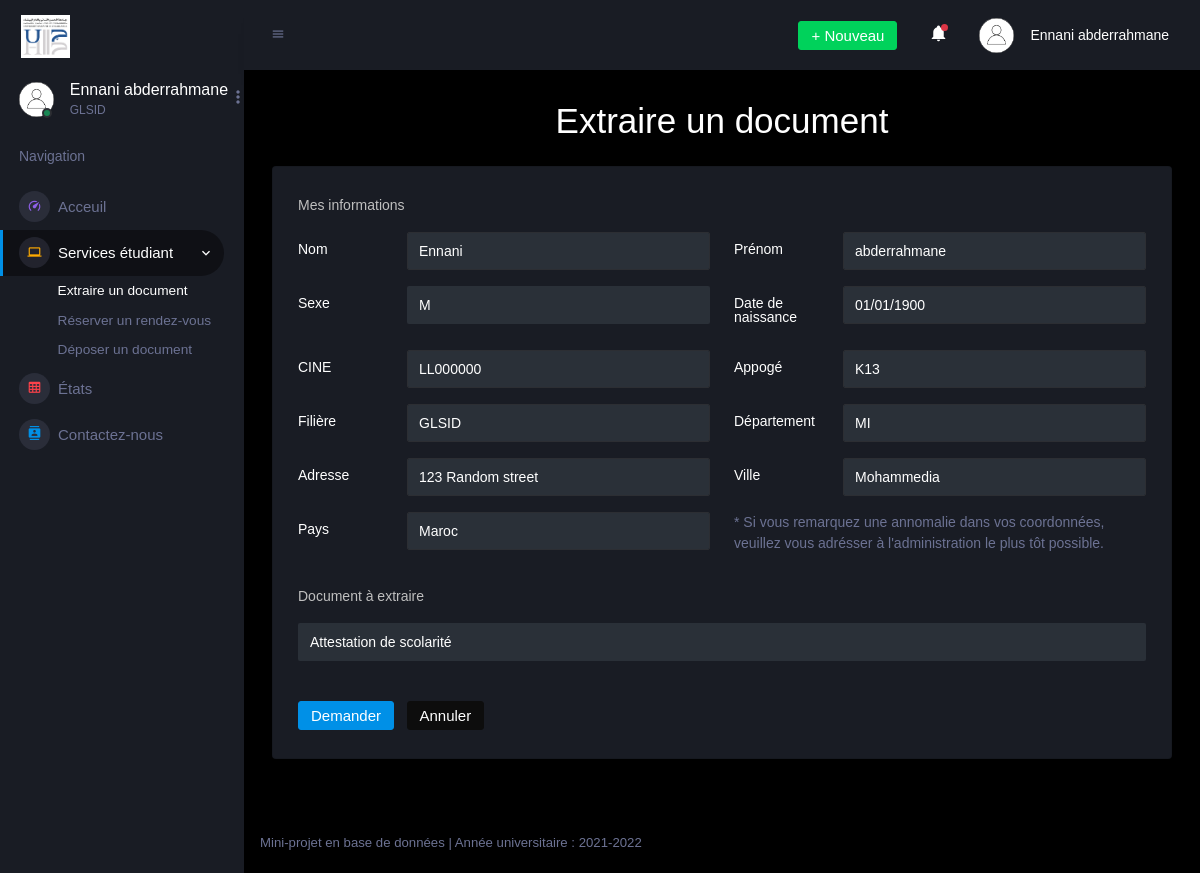
Screenshot of /Dashboard/student/pages/extraire.php (signed in) with the database file from the repository.
### tables this page shows
CREATE TABLE `etudiant` (
  `IDETUD` varchar(50) NOT NULL,
  `CINE` varchar(50) NOT NULL,
  `NOMETU` varchar(80) DEFAULT NULL,
  `PRENOMETUD` varchar(80) DEFAULT NULL,
  `idFiliere` int(11) DEFAULT NULL,
  `EmailEtud` varchar(100) NOT NULL,
  `PassEtud` varchar(100) NOT NULL,
  `statutCmp` tinyint(1) NOT NULL,
  `PAYS` varchar(100) DEFAULT NULL,
  `VILLE` varchar(100) DEFAULT NULL,
  `ADRESSE` varchar(100) DEFAULT NULL,
  `DATENAISSANCE` date DEFAULT NULL,
  `SEXE` char(1) NOT NULL
);

CREATE TABLE `filiere` (
  `idFiliere` int(11) NOT NULL,
  `filiere` varchar(50) NOT NULL,
  `idDepartement` varchar(5) NOT NULL
);

### Dashboard/student/data/function.php (called while the page is built, shortened)
<?php
function functions($type,$id){
    $sql["user"]="select NOMETU, PRENOMETUD, filiere from etudiant LEFT JOIN filiere ON etudiant.idFiliere=filiere.idFiliere where IDETUD=\"$id\"";
    $sql["userData"]="SELECT NOMETU,PRENOMETUD,SEXE,DATENAISSANCE,CINE, IDETUD, filiere, idDepartement, ADRESSE, VILLE, PAYS FROM etudiant LEFT JOIN filiere ON etudiant.idFiliere=filiere.idFiliere WHERE IDETUD=\"$id\"";
    $sql["loadRdv"]="SELECT DATERDV, INTITULETYPERDV, `HEURERDV` FROM rdv LEFT JOIN typerdv ON rdv.`IDTYPERDV`=typerdv.`IDTYPERDV` WHERE `STATUS`=0 AND IDETUD=\"$id\" LIMIT 3";
    $sql["loadRdvExt"]="SELECT DATERDV, INTITULETYPERDV, `HEURERDV`,`STATUS` FROM rdv LEFT JOIN typerdv ON rdv.`IDTYPERDV`=typerdv.`IDTYPERDV` WHERE IDETUD=\"$id\"";
    $sql["loadDoc"]="SELECT IDDOC,INTITULETYPE, DATEREDACTION, STATUS FROM documentextrait LEFT JOIN typedocument ON documentextrait.IDTYPEDOC=typedocument.IDTYPEDOC WHERE IDETUD=\"$id\" ORDER BY IDDOC LIMIT 3";
    $sql["loadDocExt"]="SELECT IDDOC,INTITULETYPE, DATEREDACTION, STATUS FROM documentextrait LEFT JOIN typedocument ON documentextrait.IDTYPEDOC=typedocument.IDTYPEDOC WHERE IDETUD=\"$id\" ORDER BY IDDOC";
    $sql["loadDocDepo"]="SELECT IDDOCDEPO, LIBELLE, STATUS, DATEDEPO FROM documentdepose WHERE IDETUD=\"$id\"";
    $sql["getLastDocReady"]="SELECT IDDOC FROM documentextrait WHERE IDETUD=\"$id\" AND STATUS=0 ORDER BY DATEREDACTION DESC LIMIT 2";
    $sql["getDocList"]="SELECT * FROM typedocument";
    return $sql[$type];
}
function exeFunc($type,$id){
    $result = mysqli_query($conex, functions($type,$id));
    return $result;
}
function longDate($date){
    $dateArr=explode("-",$date);
    return $dateArr[2]."/".$dateArr[1]."/".$dateArr[0];
}
?>

### Dashboard/student/pages/extraire.php (the view, shortened to what this page needs)
<?php
if (isset($_SESSION['email']) and isset($_SESSION['idEt'])) {
?>
  <!DOCTYPE html>
  <html lang="fr">
  <head>
  </head>
  <body>
    <div class="container-scroller">
      <?php include("../partials/_sidebar.php") ?>
      <div class="container-fluid page-body-wrapper">
        <?php include("../partials/_navbar.php") ?>
        <div class="main-panel">
          <div class="content-wrapper">
            <div class="row">
              <h1 class="title mb-4 text-center">Extraire un document</h1>
            </div>
            <div class="row">
              <div class="col-12 grid-margin">
                <div class="card">
                  <div class="card-body">
                    <form class="form-sample" method="post" action="docrequest.php">
                      <?php include("../partials/_infos.php") ?>
                      <div class="row">
                        <div class="col-md-12">
                          <p class="card-description"> Document à extraire</p>
                          <div class="form-group row">
                            <div class="col-md-12 col-sm-9">
                              <select class="form-control" name="typeDoc">
                                <?php $result = exeFunc("getDocList", null);
                                if (!mysqli_num_rows($result)) echo "Rien à voir ici";
                                else
                                  while ($row = mysqli_fetch_assoc($result)) { ?>
                                  <option value="<?= $row["IDTYPEDOC"] ?>"><?= $row["INTITULETYPE"] ?></option>
                                <?php } ?>
                              </select>
                            </div>
                          </div>
                        </div>
                      </div>
                      <div class="row mt-4">
                        <div class="col-md-12 ">
                          <button type="submit" name="submit" class="btn btn-primary me-2">Demander</button>
                          <a href="../index.php" class="btn btn-dark" >Annuler</a>
                        </div>
                      </div>
                    </form>
                  </div>
                </div>
              </div>
            </div>
          </div>
        </div>
      </div>
    </div>
  </body>
  </html>
<?php
} else {
  header("location:../../../identifier.php");
}
?>

### Dashboard/student/partials/_sidebar.php (shortened to what this page needs)
<?php
            if(isset($_SESSION['email']) and isset($_SESSION['idEt'])){
            require_once('../data/function.php');
              $result = exeFunc("user", $_SESSION['idEt']);
              if ($result->num_rows > 0) {
                $data = $result->fetch_assoc();
?>
<nav class="sidebar sidebar-offcanvas" id="sidebar">
  <div class="sidebar-brand-wrapper d-none d-lg-flex align-items-center justify-content-center fixed-top">
    <a class="sidebar-brand brand-logo" href="../index.php"><img src="../assets/images/logo.png" alt="logo" /></a>
  </div>
  <ul class="nav">
    <li class="nav-item profile">
      <div class="profile-desc">
        <div class="profile-pic">
          <div class="count-indicator">
            <img class="img-xs rounded-circle " src="../assets/images/user.png" alt="">
            <span class="count bg-success"></span>
          </div>
          <div class="profile-name">
            <h5 class="mb-0 font-weight-normal"><?=$data['NOMETU'].' '.$data['PRENOMETUD']?></h5>
            <span><?=$data['filiere']?></span>
          </div>
        </div>
        <a href="#" id="profile-dropdown" data-bs-toggle="dropdown"><i class="mdi mdi-dots-vertical"></i></a>
      </div>
    </li>
    <li class="nav-item nav-category">
      <span class="nav-link">Navigation</span>
    </li>
    <li class="nav-item menu-items">
      <a class="nav-link" href="../index.php">
        <span class="menu-icon">
          <i class="mdi mdi-speedometer"></i>
        </span>
        <span class="menu-title">Acceuil</span>
      </a>
    </li>
    <li class="nav-item menu-items">
      <a class="nav-link" data-bs-toggle="collapse" href="#ui-basic" aria-expanded="false" aria-controls="ui-basic">
        <span class="menu-icon">
          <i class="mdi mdi-laptop"></i>
        </span>
        <span class="menu-title">Services étudiant</span>
        <i class="menu-arrow"></i>
      </a>
      <div class="collapse" id="ui-basic">
        <ul class="nav flex-column sub-menu">
          <li class="nav-item"> <a class="nav-link" href="extraire.php">Extraire un document</a></li>
          <li class="nav-item"> <a class="nav-link" href="rdv.php">Réserver un rendez-vous</a></li>
          <li class="nav-item"> <a class="nav-link" href="deposer.php">Déposer un document</a></li>
        </ul>
      </div>
    </li>
    <li class="nav-item menu-items">
      <a class="nav-link" href="status.php">
        <span class="menu-icon">
          <i class="mdi mdi-table-large"></i>
        </span>
        <span class="menu-title">États</span>
      </a>
    </li>
    <li class="nav-item menu-items">
      <a class="nav-link" href="contact.php">
        <span class="menu-icon">
          <i class="mdi mdi-contacts"></i>
        </span>
        <span class="menu-title">Contactez-nous</span>
      </a>
    </li>
  </ul>
</nav>
<?php
        }
    }
    else{
            header("location:../../../identifier.php");
        }
?>

### Dashboard/student/partials/_navbar.php (shortened to what this page needs)
<?php
       if(isset($_SESSION['email']) and isset($_SESSION['idEt'])){
           require_once('../data/function.php');
           $result=exeFunc("user",$_SESSION['idEt']);
           if ($result->num_rows>0) {
           $data=$result->fetch_assoc();
?>
<nav class="navbar p-0 fixed-top d-flex flex-row">
  <div class="navbar-menu-wrapper flex-row d-flex align-items-stretch">
    <button class="navbar-toggler navbar-toggler align-self-center" type="button" data-toggle="minimize">
      <span class="mdi mdi-menu"></span>
    </button>
    <ul class="navbar-nav navbar-nav-right">
      <li class="nav-item dropdown d-none d-lg-block">
        <a class="nav-link btn btn-success create-new-button" id="createbuttonDropdown" data-bs-toggle="dropdown" aria-expanded="false" href="#">+ Nouveau</a>
      </li>
      <li class="nav-item dropdown border-left">
        <a class="nav-link count-indicator dropdown-toggle" id="notificationDropdown" href="#" data-bs-toggle="dropdown">
          <i class="mdi mdi-bell"></i>
          <span class="count bg-danger"></span>
        </a>
      </li>
      <li class="nav-item dropdown">
        <a class="nav-link" id="profileDropdown" href="#" data-bs-toggle="dropdown">
          <div class="navbar-profile">
            <img class="img-xs rounded-circle" src="../assets/images/user.png" alt="">
            <p class="mb-0 d-none d-sm-block navbar-profile-name"><?=$data['NOMETU'].' '.$data['PRENOMETUD']?></p>
          </div>
        </a>
      </li>
    </ul>
  </div>
</nav>
<?php
        }
    }
    else{
            header("location:../../../identifier.php");
        }
?>

### Dashboard/student/partials/_infos.php
<?php
$result = exeFunc("userData", $_SESSION['idEt']);
$row = mysqli_fetch_assoc($result); ?>
<p class="card-description"> Mes informations</p>
<div class="row">
  <div class="col-md-6">
    <div class="form-group row">
      <label class="col-sm-3 col-form-label">Nom</label>
      <div class="col-sm-9">
        <input type="text" class="form-control" readonly value="<?=$row['NOMETU']?>"/>
      </div>
    </div>
  </div>
  <div class="col-md-6">
    <div class="form-group row">
      <label class="col-sm-3 col-form-label">Prénom</label>
      <div class="col-sm-9">
        <input type="text" class="form-control" readonly value="<?=$row['PRENOMETUD']?>"/>
      </div>
    </div>
  </div>
</div>
<div class="row">
  <div class="col-md-6">
    <div class="form-group row">
      <label class="col-sm-3 col-form-label">Sexe</label>
      <div class="col-sm-9">
        <select class="form-control" readonly value="<?=$row['SEXE']?>">
          <option><?=$row['SEXE']?></option>
        </select>
      </div>
    </div>
  </div>
  <div class="col-md-6">
    <div class="form-group row">
      <label class="col-sm-3 col-form-label">Date de naissance</label>
      <div class="col-sm-9">
        <input class="form-control" readonly value="<?=longDate($row['DATENAISSANCE'])?>"/>
      </div>
    </div>
  </div>
</div>
<div class="row">
  <div class="col-md-6">
    <div class="form-group row">
      <label class="col-sm-3 col-form-label">CINE</label>
      <div class="col-sm-9">
        <input class="form-control" value="<?=$row['CINE']?>" readonly />
      </div>
    </div>
  </div>
  <div class="col-md-6">
    <div class="form-group row">
      <label class="col-sm-3 col-form-label">Appogé </label>
      <div class="col-sm-9">
        <input class="form-control" readonly value="<?=$row['IDETUD']?>" />
      </div>
    </div>
  </div>
</div>
<div class="row">
  <div class="col-md-6">
    <div class="form-group row">
      <label class="col-sm-3 col-form-label">Filière</label>
      <div class="col-sm-9">
        <input class="form-control" readonly value="<?=$row['filiere']?>" />
      </div>
    </div>
  </div>
  <div class="col-md-6">
    <div class="form-group row">
      <label class="col-sm-3 col-form-label">Département </label>
      <div class="col-sm-9">
        <input class="form-control" readonly value="<?=$row['idDepartement']?>"/>
      </div>
    </div>
  </div>
</div>
<div class="row">
  <div class="col-md-6">
    <div class="form-group row">
      <label class="col-sm-3 col-form-label">Adresse</label>
      <div class="col-sm-9">
        <input type="text" class="form-control" readonly value="<?=$row['ADRESSE']?>"/>
      </div>
    </div>
  </div>
  <div class="col-md-6">
    <div class="form-group row">
      <label class="col-sm-3 col-form-label">Ville</label>
      <div class="col-sm-9">
        <input type="text" class="form-control" readonly value="<?=$row['VILLE']?>"/>
      </div>
    </div>
  </div>
</div>
<div class="row">
  <div class="col-md-6">
    <div class="form-group row">
      <label class="col-sm-3 col-form-label">Pays</label>
      <div class="col-sm-9">
        <input type="text" class="form-control" readonly value="<?=$row['PAYS']?>"/>
      </div>
    </div>
  </div>
  <div class="col-md-6">
    <div class="form-group row">
      <p class="text-muted">* Si vous remarquez une annomalie dans vos coordonnées, veuillez vous adrésser à l'administration le plus tôt possible.</p>
    </div>
  </div>
</div>

### rows the page displays
etudiant: NOMETU "Ennani", PRENOMETUD "abderrahmane", idFiliere.filiere "GLSID", SEXE "M", DATENAISSANCE "01/01/1900", CINE "LL000000", IDETUD "K13", idFiliere.idDepartement "MI", ADRESSE "123 Random street", VILLE "Mohammedia", PAYS "Maroc"

### other values shown
form field typeDoc "Attestation de scolarité"
